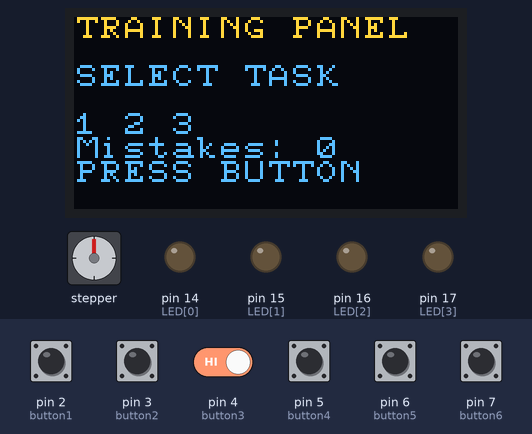
This sketch was run on a simulated Arduino Uno, built with avr-gcc and run on an emulated ATmega328P. Shown: stepper motor, 128×64 one-colour display, output pins drawn as LEDs (lit = HIGH). Wiring (inferred from the names in the program): stepper motor (2048 steps per turn assumed): coils pin 8, pin 9, pin 10, pin 11. The test bench sets the inputs (shaded band); at power-on: pin 2 (button1), pin 3 (button2), pin 4 (button3), pin 5 (button4), pin 6 (button5), pin 7 (button6) HIGH. The OLED is the two-colour kind (top 16 rows yellow); pins used as bus, display or sensor lines are not drawn; what the sketch prints to the serial monitor is not drawn.

Above: at 1.4 s.
1.5 s: pin 2 (button1) pulled LOW for 1 s
At 2.3 s:
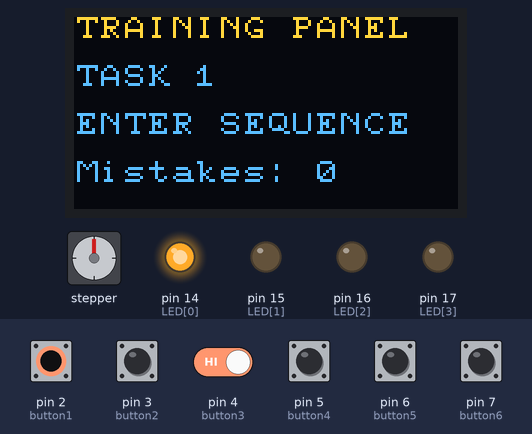
4.0 s: pin 3 (button2) pulled LOW for 1 s
At 5.9 s:
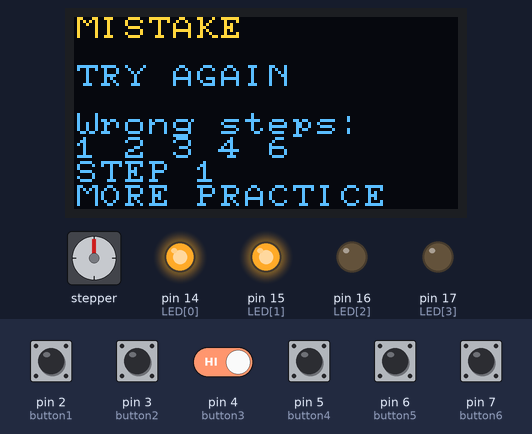
6.5 s: pin 3 (button2) driven LOW and pin 4 (button3) driven LOW
9.5 s: pin 3 (button2) driven HIGH
At 20.4 s:
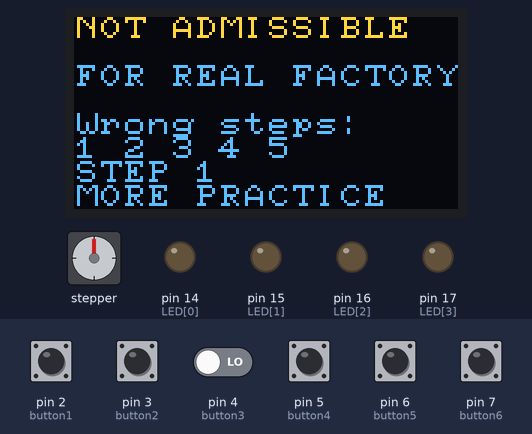
Timing chart, 0 to 20.7 s (numbered marks = the images above; inputs shaded):
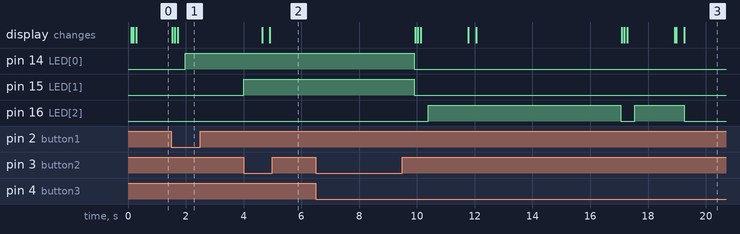

The sketch:

Panel_Simulation_Assessment_and_training_arduino_code.ino
```cpp
#include <U8g2lib.h>
U8X8_SSD1306_128X64_NONAME_HW_I2C display(U8X8_PIN_NONE);
const int button1 = 2; // These tell Arduino where the six physical buttions are connected
const int button2 = 3; // For each of these the const means the value will not change while program is running
const int button3 = 4; // For example for this specifc line button 3 will be connected to pin 4
const int button4 = 5; //
const int button5 = 6; //
const int button6 = 7; //
const int LED[] = {14,15,16,17,10,11};// This is an array contains the Arduino pints that are conected to six blue LEDs
//LED[0] is pin 14 (A0)
//LED [1] is pin 15 (A1) and so on until LED [5]
const int Red = 8; //Red LED is on pin 8
const int greenLed = 9; //Green LED is pin 9
void checkEntered1(int button);//Line 14 until line 20 are functions that exist later in the program
void showReadyScreen();
void showTaskScreen();//Function that shows the screen where the operator selects Task 1 to perfrom or Task 2 or Task 3
int findPracticeStep();//Function that finds which sequence step has has the most mistakes
int findWrongSteps(int wrongSteps[]);
void showWrongSteps(int wrongSteps[], int wrongCount);
void compareCode();
void close_all();
void resetSequence();
const int SEQUENCE_LENGTH = 6;//Each sequnce contains 6 buttons input
const int correctCodes[][SEQUENCE_LENGTH] =  {
  {6,5,4,4,2,3},   //The first correct sequences of buttons pressed
  {6,5,3,3,3,6},   //The second correct sequences of buttons pressed (i have added two more correct sequnces to express that the machine can have different seguences of buttons pressed)
  {6,5,2,2,1,1}    //The third correct sequences of buttons pressed
};

const int NUMBER_OF_CODES =
  sizeof(correctCodes) / sizeof(correctCodes[0]);// This line calculates how many valid sequnces I have

int entered[SEQUENCE_LENGTH] = {0};//This creates space for six entered buttons

int mistakes = 0;//This stores how many complete incorrect attempts the operator has made.

bool assessmentLocked = false;//This is a bool and it can have only two values "true" or "false"
int selectedTask = -1; // -1 means that no task has been selected yet
// 0 = Task 1
// 1 = Task 2
// 2 = Task 3
int stepMistakes[SEQUENCE_LENGTH] = {0};// Counts how many times EACH STEP was done incorrectly
// stepMistakes[0] = mistakes at step 1
// stepMistakes[1] = mistakes at step 2
// etc.
int practiceStep = 0;//Stores which step currently needs the most practice
void setup(){ //Run once at sketch startup

  Serial.begin(9600); //Begin Serial. Starts communication between Arduino and computer

  pinMode(button1, INPUT_PULLUP); // For line 54 to 59 INPUT_PULLUP means Arduino actives an internal pull-up resistor. It also gives button NOT pressed = HIGH. Button pressed = LOW
  pinMode(button2, INPUT_PULLUP);
  pinMode(button3, INPUT_PULLUP);
  pinMode(button4, INPUT_PULLUP);
  pinMode(button5, INPUT_PULLUP);
  pinMode(button6, INPUT_PULLUP);

  pinMode(Red, OUTPUT); //the red LED is an output
  pinMode(greenLed, OUTPUT); // the green LED is an output


  digitalWrite(Red, LOW); //turn the red LED off
  digitalWrite (greenLed, LOW);//turn the green LED off
  for (int i = 0; i < 6;i++)
   {
    Serial.println(correctCodes[0][i]);
    Serial.println(entered[i]);

    pinMode(LED[i],OUTPUT);
    digitalWrite(LED[i], LOW);
    }

  display.begin();
  display.setPowerSave(0);
  display.setFont(u8x8_font_pxplusibmcgathin_f);

 showTaskScreen();//At first the Task 1, Task 2 or Task 3 slecton screen is visible
}

  void loop() {

  if (assessmentLocked == true) {
    return;//If it is true Arduino immediately leaves loop()
  }
  if (selectedTask == -1) {// Untill no task has been selcted, Arduino waits for operator to choose a task

    // Button 1 selects Task 1
    if (digitalRead(button1) == LOW) {

      selectedTask = 0;//Button 1 selects Task 1. Array start at 0, therefore task 1 is stored as 0

      showReadyScreen();//Shows that Task 1 is selected and asks the operator to enter sequence

      delay(250);

      return;
    }

    // Button 2 selects Task 2
    else if (digitalRead(button2) == LOW) {

      selectedTask = 1;//Button 2 selcts task 2 and is stored as index 1

      showReadyScreen();

      delay(250);

      return;
    }

    // Button 3 selects Task 3
    else if (digitalRead(button3) == LOW) {

      selectedTask = 2;//Button 3 selects Task 3 and is stored as index 2

      showReadyScreen();

      delay(500);

      return;
    }
    return;
  }
  if (digitalRead(button1) == LOW){ //If button 1 is pressed
    checkEntered1(1); //Call checkEntered and pass it a 1

    delay(250);//Wait 250 miliseconds

  }
  else if (digitalRead(button2) == LOW){ //If button2 is pressed
    checkEntered1(2); //call checkEntered1 and pass it a 2

    delay(250); //Wait 250 miliseconds

  }
  else if (digitalRead(button3) == LOW){ //If button 3 is pressed
    checkEntered1(3); //call checkEntered1 and pass it a 3

    delay(250); //Wait 250 miliseconds

  }
  else if (digitalRead(button4) == LOW){ //If button 4 is pressed
    checkEntered1(4); //call checkEntered1 and pass it a 4

    delay(250); //Wait 250 miliseconds

  }
    else if (digitalRead(button5) == LOW){ //if button 5 is pressed
    checkEntered1(5); //call checkEntered1 and pass it a 5

    delay(250); //Wait 250 miliseconds

  }
    else if (digitalRead(button6) == LOW){ //if button 6 is pressed
    checkEntered1(6); //call checkEntered1 and pass it a 6

    delay(250); //Wait 250 miliseconds

  }
}
  void checkEntered1(int button){ //Receives whichever button was pressed
  digitalWrite(LED[button-1],HIGH);//Turns on the corresponding blue LED. Array indexes from 0 1 2 3 4 5 thats why -1 in brackets
  if (entered[0] != 0){ //If the first postion already contains something, Arduino knows that the first button was already entered
    checkEntered2(button);
  }
  else if(entered[0] == 0){
    entered[0] = button;
    Serial.print("1: ");Serial.println(entered[0]);
  }
}
void registerButton (int ButtonNumber) {

}
void checkEntered2(int button){
  digitalWrite(LED[button-1],HIGH);
  if (entered[1] != 0){
    checkEntered3(button);
  }

  else if(entered[1] == 0){
    entered[1] = button;
    Serial.print("2: ");Serial.println(entered[1]);
  }

}
void checkEntered3(int button){
  digitalWrite(LED[button-1],HIGH);
  if (entered[2] != 0){
    checkEntered4(button);
  }

  else if (entered[2] == 0){
    entered[2] = button;
    Serial.print("3: ");Serial.println(entered[2]);
  }

}
void checkEntered4(int button){
  digitalWrite(LED[button-1],HIGH);
  if (entered[3] != 0){
    checkEntered5(button);
  }

  else if (entered[3] == 0){
    entered[3] = button;
    Serial.print("4: ");Serial.println(entered[3]);
  }

}
void checkEntered5(int button){
  digitalWrite(LED[button-1],HIGH);
  if (entered[4] != 0){
    checkEntered6(button);
  }

  else if (entered[4] == 0){
    entered[4] = button;
    Serial.print("5: ");Serial.println(entered[4]);
  }

}

void checkEntered6(int button){
  digitalWrite(LED[button-1],HIGH);
  if (entered[5] == 0){
    entered[5] = button;
    Serial.print("6: ");Serial.println(entered[5]);
    delay(100); //Time for processing
    compareCode(); //Starts checking whether the entered sequence is correct
  }
}
//line 132 untill 194 that use checkEntered() receives whichever button was pressed.
//For example checkEntered(5), measn inside the function button=5 and the digitalWrite(LED[button-1],HIGH) turns the corresponding 4th blue LED
void compareCode() {//Function that compares what the operator entered with the allowed/valid sequences

  bool correct = false;//Arduino starts by trying to find match adn so far no macth has been found


  // Print entered sequence for debugging
  for (int i = 0; i < SEQUENCE_LENGTH; i++) {

    Serial.println(entered[i]);//This prints all six entered button numbers to the Serial Monitor
  }

  // Compare entered sequence ONLY
  // with the selected task

for (int i = 0; i < SEQUENCE_LENGTH; i++) {//Checks all six entered steps against the sequence coressponding to chosen task

  if (entered[i] != correctCodes[selectedTask][i]) {//Compares each pressed button with the coresponding valid steps of the chosen task

    correct = false;//If one step does not match the selcted task sequence, the attempt is incorrect

    break;
  }

  else {

    correct = true;//If the checked step matches the sequence is considred correct
  }
}

  if (correct == true) {

    Serial.println("CORRECT");//And if the valid sequnce matched the  prints "CORRECT"

    digitalWrite(Red, LOW);//If "CORRECT" the red LED is off
    digitalWrite(greenLed, HIGH);//And the green LED is on


    display.clearDisplay();//Screen clears up

    display.draw2x2String(0, 1, "GOOD");//Screen shows "GOOD" and "JOB!"
    display.draw2x2String(0, 4, "JOB!");


    delay(2000);


    digitalWrite(greenLed, LOW);//And then the green LED is off


    resetSequence();

    selectedTask = -1;//Resets the task selection

    showTaskScreen();//Text returns to starting position of Task selection if the task completed correctly
  }

  else {//But if entered sequence did not macth any of the valid sequences

    mistakes++;//mistake count increses by one

// Array that will contain the wrong step numbers
int wrongSteps[SEQUENCE_LENGTH];//This is an array that can store which steps are wrong

int wrongCount = findWrongSteps(wrongSteps);//This function fills the wrongSteps array and returns back how many wrong postions it found
practiceStep = findPracticeStep();//Makes practiseStep equl to 1, 2, 3, 4, 5 or 6 depdnign on which stepp has the most mistakes
Serial.println("WRONG");

Serial.print("Wrong steps: ");

for (int i = 0; i < wrongCount; i++) {//Goes through every worng step

  Serial.print(wrongSteps[i]);//Prints each number of the mistake

  if (i < wrongCount - 1) {
    Serial.print(", ");
  }
}

Serial.println();

Serial.print("Mistakes: ");
Serial.println(mistakes);

    Serial.print("Mistakes: ");
    Serial.println(mistakes);


    digitalWrite(greenLed, LOW);//Green LED off
    digitalWrite(Red, HIGH);//Red LED on

    if (mistakes >= 3) {//If the operator made three or more unsuccessful attempts

      display.clearDisplay();

      display.drawString(0, 0, "NOT ADMISSIBLE");//Screen displays "NOT ADDMISSIBLE FOR REAL FACTORY"
      display.drawString(0, 2, "FOR REAL FACTORY");


      showWrongSteps(wrongSteps, wrongCount);

      display.setCursor(0, 6);
      display.print("STEP ");
      display.print(practiceStep);

      display.setCursor(0, 7);
      display.print("MORE PRACTICE");


      assessmentLocked = true;

      close_all();

      return;//Leaves the compareCode() loop
      //And beacouse of line 89 and 90 if an opetors presses further, it is ignored
    }

    else {//But if mistake done are less than three

      display.clearDisplay();

      display.drawString(0, 0, "MISTAKE");//Screen shows "MISTAKE TRY AGAIN" along with "WRONG STEPS" and the mistake count "Mistakes"
      display.drawString(0, 2, "TRY AGAIN");


     showWrongSteps(wrongSteps, wrongCount);

    display.setCursor(0, 6);
    display.print("STEP ");
    display.print(practiceStep);

    display.setCursor(0, 7);
    display.print("MORE PRACTICE");


      delay(5000);//waits for 5 second


      digitalWrite(Red, LOW);//Red LED is off


      resetSequence();//Clears the attempts

      showReadyScreen();//Asks the operator to try again. This is very important part of the training process, with multiple attempts opertor is able to review and correct his mistakes
    }
  }
}


int findWrongSteps(int wrongSteps[]) {

  int wrongCount = 0;


  // Compare the entered buttons only
  // with the selected task

  for (int i = 0; i < SEQUENCE_LENGTH; i++) {

    if (entered[i] != correctCodes[selectedTask][i]) {//checks if the step is wrong specifically for the task that the operator selected

      // Store which step was wrong
      wrongSteps[wrongCount] = i + 1;

      wrongCount++;


      // Also remember that this particular
      // step was wrong one more time
      stepMistakes[i]++;//Adds
    }
  }

  return wrongCount;//Returns the total number of incorrect steps
}
int findPracticeStep() {//Finds whcih of the six steps has been incorrect most often

  int highestMistakes = 0;//Stores the highest number of mistakes found so far

  int worstStep = 0;//Stores the number of the step that currently has the most mistakes


  for (int i = 0; i < SEQUENCE_LENGTH; i++) {//Checks the mistake count for all six steps

    if (stepMistakes[i] > highestMistakes) {

      highestMistakes = stepMistakes[i];

      worstStep = i + 1;//This lines shows step number from 1 to 6 instead of 0 to 5
    }
  }


  return worstStep;//Displays the step number that needs the most practice
}
void showWrongSteps(int wrongSteps[], int wrongCount) {//This fucntion takes the wrong-step information adn displays it on the screen

  display.setCursor(0, 4);
  display.print("Wrong steps:");//This is how the screen displays the heading

  display.setCursor(0, 5);//Then the text moves to mext screen row

  for (int i = 0; i < wrongCount; i++) {//prints every wrong step

    display.print(wrongSteps[i]);

    if (i < wrongCount - 1) {
      display.print(" ");
    }
  }
}

 void resetSequence() {//This line resets Arduino for another attemp

  for (int i = 0; i < SEQUENCE_LENGTH; i++) {//Changes the operator's sequence back to 0 0 0 0 0 0

    entered[i] = 0;
  }

  close_all();//Turns off all six bluw LEDs for another attempt to start
}
void showReadyScreen() {

  display.clearDisplay();

  display.drawString(0, 0, "TRAINING PANEL");

  display.setCursor(0, 2);
  display.print("TASK ");
  display.print(selectedTask + 1);

  display.drawString(0, 4, "ENTER SEQUENCE");

  display.setCursor(0, 6);
  display.print("Mistakes: ");
  display.print(mistakes);
}
void showTaskScreen() {//Screen text is back to the inital


  display.clearDisplay();//Clears the pevious information


  display.drawString(0, 0, "TRAINING PANEL");//Shows the title text


  display.drawString(0, 2, "SELECT TASK");//Asks to choose the task the operator wants to perform/train

  display.drawString(0, 4, "1 2 3");//Shows the three available tasks that correspond to button 1, 2 and 3

  display.drawString(0, 6, "PRESS BUTTON");

  display.setCursor(0, 5);

  display.print("Mistakes: ");//And now the screen shows the current number of mistakes

  display.print(mistakes);
}

void close_all(){
digitalWrite(LED[0],LOW);
digitalWrite(LED[1],LOW);
digitalWrite(LED[2],LOW);
digitalWrite(LED[3],LOW);
digitalWrite(LED[4],LOW);
digitalWrite(LED[5],LOW);
}
```

Measured:
- after the input at 1.5 s, pin 14 (LED[0]): LOW → HIGH after 0.48 s; the display: first changes at once (image 1 shows a later state)
- after the input at 4.0 s, pin 15 (LED[1]): LOW → HIGH at once; the display: first changes after 0.64 s (image 2 shows a later state)
- after the input at 6.5 s, every drawn part: stays the same
- after the input at 9.5 s, pin 15 (LED[1]): goes on until 9.9 s, then stays LOW; pin 16 (LED[2]): LOW → HIGH after 0.89 s, → LOW 6.7 s later, → HIGH 0.48 s later, → LOW 1.7 s later
